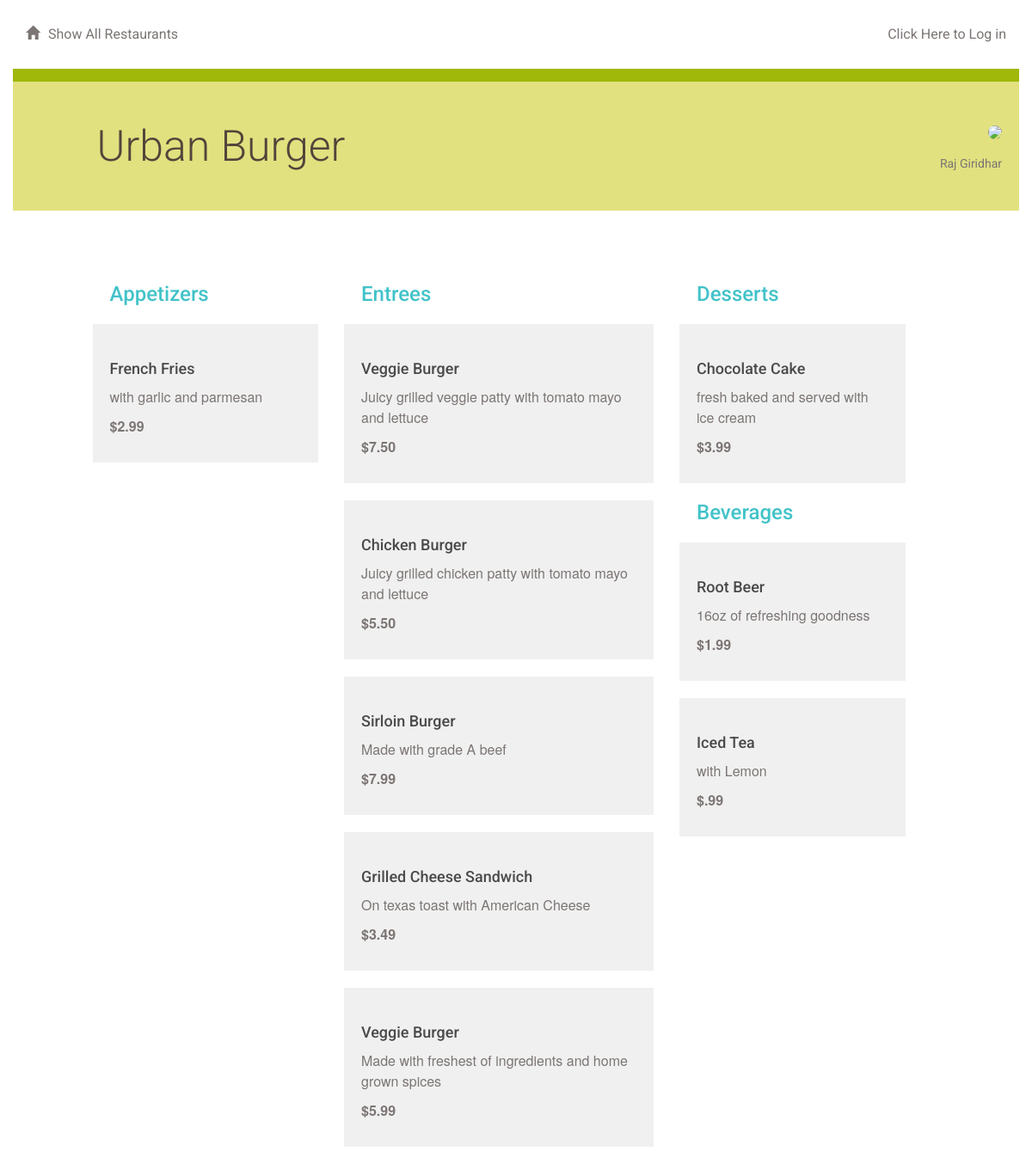
Screenshot of /restaurant/1/menu/ with the database file from the repository.
### database_setup.py (models this page shows, shortened)
class Restaurant(Base):
    __tablename__ = 'restaurant'
    id = Column(Integer, primary_key=True)
    name = Column(String(250), nullable=False)
    user_id = Column(Integer, ForeignKey('user.id'))
    user = relationship(User)

class User(Base):
    __tablename__ = 'user'
    id = Column(Integer, primary_key=True)
    name = Column(String(250), nullable=False)
    email = Column(String(250), nullable=False)
    picture = Column(String(250))

class MenuItem(Base):
    __tablename__ = 'menu_item'
    name = Column(String(80), nullable=False)
    id = Column(Integer, primary_key=True)
    description = Column(String(250))
    price = Column(String(8))
    course = Column(String(250))
    restaurant_id = Column(Integer, ForeignKey('restaurant.id'))
    restaurant = relationship(Restaurant)
    user_id = Column(Integer, ForeignKey('user.id'))
    user = relationship(User)

### application.py (the view)
@app.route('/restaurant/<int:restaurant_id>/')
@app.route('/restaurant/<int:restaurant_id>/menu/')
def showMenu(restaurant_id):
    session = DBSession()
    restaurant = session.query(Restaurant).filter_by(id=restaurant_id).one()
    creator = getUserInfo(restaurant.user_id)
    items = session.query(MenuItem).filter_by(
        restaurant_id=restaurant_id).all()
    if 'username' not in login_session or creator.id != login_session['user_id']:  # noqa
        return render_template('publicmenu.html', items=items, restaurant=restaurant, creator=creator)  # noqa
    else:
        return render_template('menu.html', items=items, restaurant=restaurant, creator=creator)  # noqa

### application.py (called while the page is built)
def getUserInfo(user_id):
    session = DBSession()
    user = session.query(User).filter_by(id=user_id).one()
    return user

### templates/publicmenu.html (shortened to what this page needs)
{% extends "main.html" %}
{% block content %}
{% include "header.html" %}
	<div class="row divider green">
		<div class="col-md-12"></div>
	</div>
	<div class="row banner menu">
		<div class="col-md-11 col-md-offset-1 padding-none">
			<h1>{{ restaurant.name }}
			<figure class="creator">
				<img src="{{ creator.picture}}">
				<figcaption>{{ creator.name }}</figcaption>
			</figure>
			</h1>
		</div>
	</div>
	<div class="row padding-top padding-bottom">
		<div class="col-md-1"></div>
		<div class="col-md-11 padding-none">
		</div>
		<div class="col-md-7"></div>
	</div>
	<div class="row">
		<div class="col-md-12">
		</div>
	</div>
	{% if items !=[] %}
		<div class="row">
			<div class="col-md-1"></div>
			<div class="col-md-3">
				<h2>Appetizers</h2>
					{% for i in items %}
						{% if i.course == 'Appetizer' %}
							<div class="menu-item">
								<h3>{{i.name}}</h3>
								<p>{{i.description}}</p>
								<p class="menu-price">{{i.price}}</p>
							</div>
						{% endif %}
					{% endfor %}
			</div>
			<div class="col-md-4">
				<h2>Entrees</h2>
					{% for i in items %}
						{% if i.course == 'Entree' %}
						<div class="menu-item">
							<h3>{{i.name}}</h3>
							<p>{{i.description}}</p>
							<p class="menu-price">{{i.price}}</p>
						</div>
						{% endif %}
					{% endfor %}
			</div>
			<div class="col-md-3">
				<h2>Desserts</h2>
					{% for i in items %}
						{% if i.course == 'Dessert' %}
						<div class="menu-item">
							<h3>{{i.name}}</h3>
							<p>{{i.description}}</p>
							<p class="menu-price">{{i.price}}</p>
						</div>
						{% endif %}
					{% endfor %}
				<h2>Beverages</h2>
					{% for i in items %}
						{% if i.course == 'Beverage' %}
						<div class="menu-item">
							<h3>{{i.name}}</h3>
							<p>{{i.description}}</p>
							<p class="menu-price">{{i.price}}</p>
						</div>
						{% endif %}
					{% endfor %}
			</div>
			<div class="col-md-1"></div>
		</div>
	{% endif %}
{% endblock %}

### static/styles.css (style rules this page uses)
* { font-family: "Helvetica Neue Bold", Roboto, Helvetica, Arial, sans-serif; font-weight: 700; }
h1 { font-family: "Helvetica Neue Light", Roboto, Helvetica, Arial, sans-serif; font-size: 50px; color: #51453B; line-height: 60px; font-weight: 300; }
h2 { font-size: 24px; color: #42C3C9; line-height: 29px; }
h3 { font-size: 18px; color: #4A4A4A; line-height: 23px; }
p { font-family: "Helvetica Neue", Roboto, Helvetica, Arial, sans-serif; font-size: 16px; color: #7B7573; line-height: 24px; font-weight: 400; }
.padding-top { padding-top: 30px; }
.padding-bottom { padding-bottom: 30px; }
.padding-none { padding: 0; }
.divider { height: 15px; }
.divider.green { background-color: #9FB80A; }
.banner.menu { height: 150px; background-color: #E1E17F; }
.banner h1 { margin: 45px 0; }
.menu-item { background: #F0F0F0; padding: 20px; margin: 20px; margin-left: -20px; }
.menu-price { font-weight: 700; }
.creator { padding-right: 20px; margin-top: -20px; text-align: right; float:right; }
.creator img { width: 100px; border-radius: 50%; }
.creator figcaption { font-size: 14px; color: #7B7573; font-weight: 400; margin-top: -20px; }

### rows the page displays
Restaurant: name "Urban Burger"
User: name "Raj Giridhar"
MenuItem: name "French Fries", description "with garlic and parmesan", price "$2.99"
MenuItem: name "Veggie Burger", description "Juicy grilled veggie patty with tomato mayo and lettuce", price "$7.50"
MenuItem: name "Chicken Burger", description "Juicy grilled chicken patty with tomato mayo and lettuce", price "$5.50"
MenuItem: name "Sirloin Burger", description "Made with grade A beef", price "$7.99"
MenuItem: name "Grilled Cheese Sandwich", description "On texas toast with American Cheese", price "$3.49"
MenuItem: name "Veggie Burger", description "Made with freshest of ingredients and home grown spices", price "$5.99"
MenuItem: name "Chocolate Cake", description "fresh baked and served with ice cream", price "$3.99"
MenuItem: name "Root Beer", description "16oz of refreshing goodness", price "$1.99"
MenuItem: name "Iced Tea", description "with Lemon", price "$.99"
